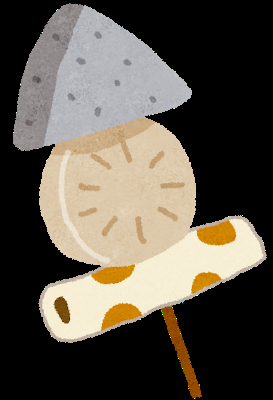
#> input picture 04_py_imgproc/data/oden.png, 273 x 400 px
$ python py_canny.py
#> lines starting #> are read from the running program, lines starting #| are printed output that depends on the picture
# -*- coding: utf-8 -*-
import cv2 as cv
import numpy as np
import matplotlib.pyplot as plt

# Canny法
# 手厚い。
# Sovelフィルタによる微分値と、その点において値が極大であるかどうかの判定、
# さらに２つの閾値でエッジかどうかを振り分けた上で、振り分けられない部分は
# エッジとの連結性によって判別する。

img = cv.imread('data/oden.png', 0)
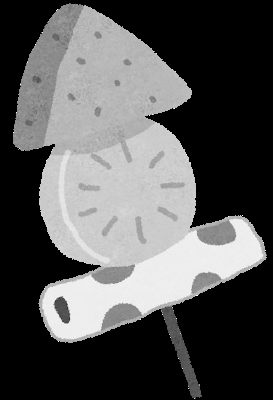
#> img: shape (400, 273); min 0, max 255, mean 85
edges = np.zeros_like(img)
cv.Canny(img, 100, 150, edges, 3, True)
# help(cv.Canny)

plt.subplot(121), plt.imshow(img,cmap='gray')
plt.title('Original Image'), plt.xticks([]), plt.yticks([])
plt.subplot(122), plt.imshow(edges, cmap='gray')
plt.title('Edge Image'), plt.xticks([]), plt.yticks([])
plt.show()
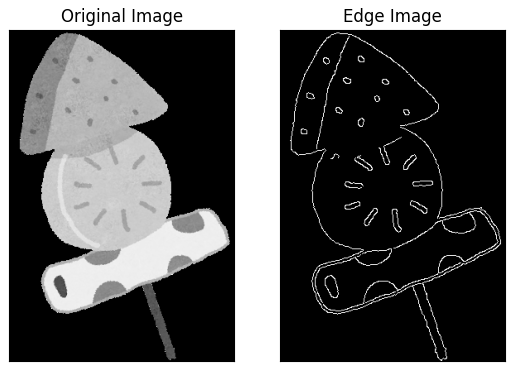
#> figure drawn by matplotlib, 2 panels

$ run again, with 04_py_imgproc/data/music_koto_man.png copied over 04_py_imgproc/data/oden.png
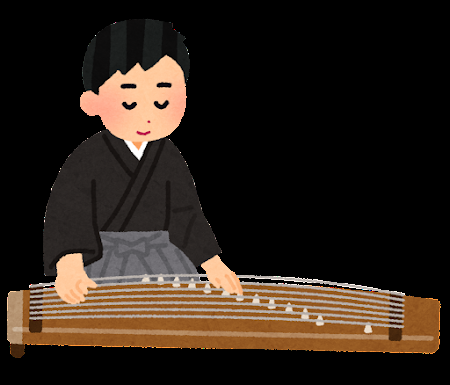
#> input picture 04_py_imgproc/data/music_koto_man.png, 450 x 385 px
#> `img = cv.imread('data/oden.png', 0)`:
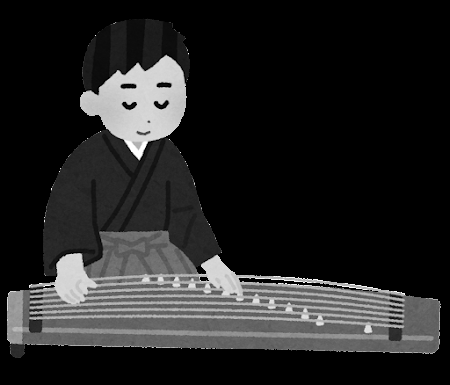
#> img: shape (385, 450); min 0, max 255, mean 36
#> `plt.show()`:
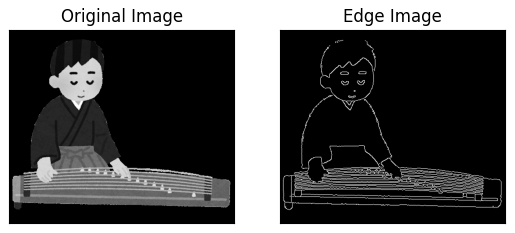
#> figure drawn by matplotlib, 2 panels
